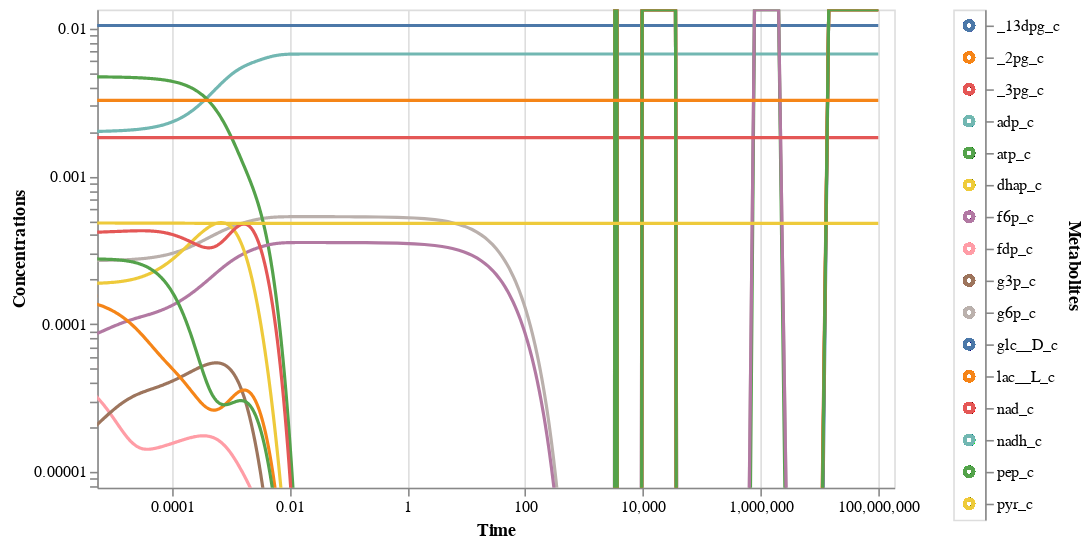

The notebook cell this image was saved under:
### Code cell
view_all_conc_sol(conc_sol,plot_type='logxlogy')

### Figure 1 — Vega-Lite specification as saved in the notebook (floating-point values rounded to 4 significant figures; data arrays with more than 128 entries replaced by an {"elided": "..."} marker saying what was removed)
{"config": {"view": {"continuousWidth": 400, "continuousHeight": 300}}, "hconcat": [{"mark": {"type": "line", "clip": true}, "encoding": {"color": {"condition": {"field": "Metabolites", "legend": null, "type": "nominal", "selection": "selector001"}, "value": "lightgray"}, "tooltip": [{"field": "Metabolites", "type": "nominal"}, {"field": "Time", "type": "quantitative"}, {"field": "Concentrations", "type": "quantitative"}], "x": {"axis": {"tickCount": 5}, "field": "Time", "scale": {"domain": [1e-05, 100000000.0], "padding": 10, "type": "log"}, "title": "Time", "type": "quantitative"}, "y": {"axis": {"grid": false, "tickCount": 5}, "field": "Concentrations", "scale": {"domain": [1e-05, 0.01048], "padding": 10, "type": "log"}, "title": "Concentrations", "type": "quantitative"}}, "height": 300, "selection": {"selector002": {"type": "interval", "bind": "scales", "encodings": ["x", "y"]}}, "width": 500}, {"mark": "point", "encoding": {"color": {"condition": {"field": "Metabolites", "legend": null, "type": "nominal", "selection": "selector001"}, "value": "lightgray"}, "y": {"axis": {"orient": "right"}, "field": "Metabolites", "type": "nominal"}}, "selection": {"selector001": {"type": "multi", "fields": ["Metabolites"]}}}], "data": {"name": "data-60c0a20bf527ba3dd4c95604036598e8"}, "$schema": "https://vega.github.io/schema/vega-lite/v4.17.0.json", "datasets": {"data-60c0a20bf527ba3dd4c95604036598e8": {"elided": "14704 records"}}}
